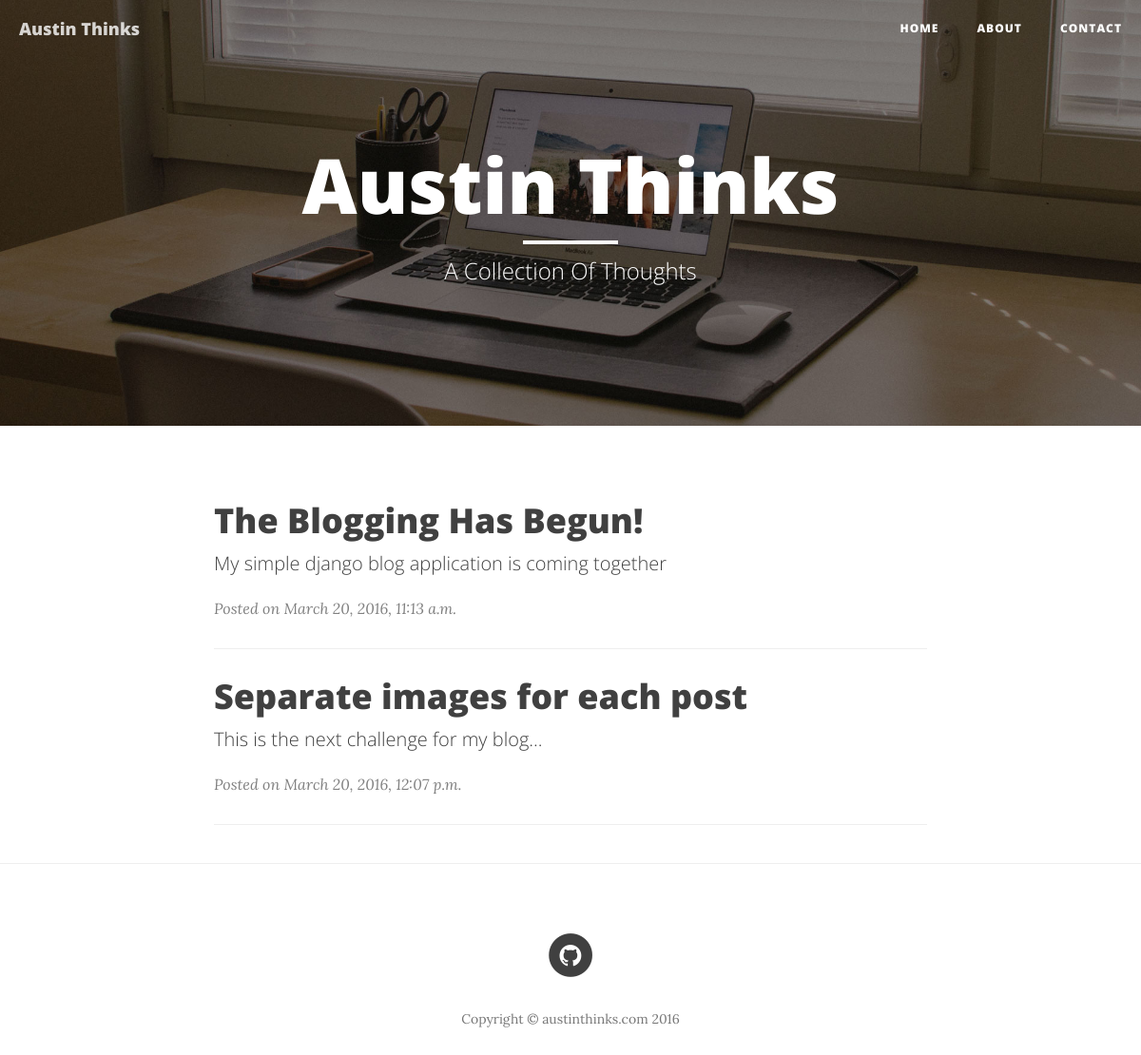
The page / on the database its author committed.
### blog/models.py (models this page shows, shortened)
class Post(models.Model):
    id = models.AutoField(primary_key=True)
    author = models.ForeignKey('auth.User')
    title = models.CharField(max_length=200)
    subtitle = models.CharField(max_length=200)
    text =  models.TextField()
    imgUrl = models.CharField(max_length=300)
    created_date = models.DateTimeField(
            default=timezone.now)
    published_date = models.DateTimeField(
            blank=True, null=True)

### blog/views.py (the view)
# urls.py: url(r'^$', views.post_list, name='post_list'),
def post_list(request):
    posts = Post.objects.filter(published_date__lte=timezone.now()).order_by('published_date')
    return render(request, 'blog/post_list.html', {'posts': posts})

### blog/templates/blog/post_list.html (shortened to what this page needs)
{% load staticfiles %}
<!DOCTYPE html>
<html lang="en">
<head>
    <link href="{% static 'css/bootstrap.min.css' %}" rel="stylesheet">
    <link href="{% static 'css/clean-blog.css' %}" rel="stylesheet">
    <link href="http://maxcdn.bootstrapcdn.com/font-awesome/4.1.0/css/font-awesome.min.css" rel="stylesheet" type="text/css">
</head>
<body>
    <nav class="navbar navbar-default navbar-custom navbar-fixed-top">
        <div class="container-fluid">
            <div class="navbar-header page-scroll">
                <a class="navbar-brand" href="index.html">Austin Thinks</a>
            </div>
            <div class="collapse navbar-collapse" id="bs-example-navbar-collapse-1">
                <ul class="nav navbar-nav navbar-right">
                    <li>
                        <a href="index.html">Home</a>
                    </li>
                    <li>
                        <a href="about.html">About</a>
                    </li>
                    <li>
                        <a href="contact.html">Contact</a>
                    </li>
                </ul>
            </div>
        </div>
    </nav>
    <header class="intro-header" style="background-image: url({% static 'img/home-bg.jpg' %})">
        <div class="container">
            <div class="row">
                <div class="col-lg-8 col-lg-offset-2 col-md-10 col-md-offset-1">
                    <div class="site-heading">
                        <h1>Austin Thinks</h1>
                        <hr class="small">
                        <span class="subheading">A Collection Of Thoughts</span>
                    </div>
                </div>
            </div>
        </div>
    </header>
    <div class="container">
        <div class="row">
            <div class="col-lg-8 col-lg-offset-2 col-md-10 col-md-offset-1">
                {% for post in posts %}
                <div class="post-preview">
                    <a href="{% url 'post' pk=post.pk %}">
                        <h2 class="post-title">
                            {{ post.title }}
                        </h2>
                        <h3 class="post-subtitle">
                            {{ post.subtitle|linebreaks }}
                        </h3>
                    </a>
                    <p class="post-meta">Posted on {{ post.published_date }}</p>
                </div>
                <hr>
                {% endfor %}
            </div>
        </div>
    </div>
    <hr>
    <footer>
        <div class="container">
            <div class="row">
                <div class="col-lg-8 col-lg-offset-2 col-md-10 col-md-offset-1">
                    <ul class="list-inline text-center">
                        <li>
                            <a href="#">
                                <span class="fa-stack fa-lg">
                                    <i class="fa fa-circle fa-stack-2x"></i>
                                    <i class="fa fa-github fa-stack-1x fa-inverse"></i>
                                </span>
                            </a>
                        </li>
                    </ul>
                    <p class="copyright text-muted">Copyright &copy; austinthinks.com 2016</p>
                </div>
            </div>
        </div>
    </footer>
</body>
</html>

### blog/static/css/clean-blog.css (style rules this page uses)
body { font-family: 'Lora', 'Times New Roman', serif; font-size: 20px; color: #404040; }
p { line-height: 1.5; margin: 30px 0; }
h1, h2, h3, h4, h5, h6 { font-family: 'Open Sans', 'Helvetica Neue', Helvetica, Arial, sans-serif; font-weight: 800; }
a { color: #404040; }
hr.small { max-width: 100px; margin: 15px auto; border-width: 4px; border-color: white; }
.navbar-custom { position: absolute; top: 0; left: 0; width: 100%; z-index: 3; font-family: 'Open Sans', 'Helvetica Neue', Helvetica, Arial, sans-serif; }
.navbar-custom .navbar-brand { font-weight: 800; }
.navbar-custom .nav li a { text-transform: uppercase; font-size: 12px; font-weight: 800; letter-spacing: 1px; }
@media only screen and (min-width: 768px) { .navbar-custom { background: transparent; border-bottom: 1px solid transparent; } }
@media only screen and (min-width: 768px) { .navbar-custom .navbar-brand { color: white; padding: 20px; } }
@media only screen and (min-width: 768px) { .navbar-custom .nav li a { color: white; padding: 20px; } }
@media only screen and (min-width: 1170px) { .navbar-custom { -webkit-transition: background-color 0.3s; -moz-transition: background-color 0.3s; transition: background-color 0.3s; -webkit-transform: translate3d(0, 0, 0); -moz-transform: translate3d(0, 0, 0); -ms-transform: translate3d(0, 0, 0); -o-transform: translate3d(0, 0, 0); transform: translate3d(0, 0, 0); -webkit-backface-visibility: hidden; backface-visibility: hidden; } }
.intro-header { background-color: #808080; background: no-repeat center center; background-attachment: scroll; -webkit-background-size: cover; -moz-background-size: cover; background-size: cover; -o-background-size: cover; margin-bottom: 50px; }
.intro-header .site-heading, .intro-header .post-heading, .intro-header .page-heading { padding: 100px 0 50px; color: white; }
@media only screen and (min-width: 768px) { .intro-header .site-heading, .intro-header .post-heading, .intro-header .page-heading { padding: 150px 0; } }
.intro-header .site-heading, .intro-header .page-heading { text-align: center; }
.intro-header .site-heading h1, .intro-header .page-heading h1 { margin-top: 0; font-size: 50px; }
.intro-header .site-heading .subheading, .intro-header .page-heading .subheading { font-size: 24px; line-height: 1.1; display: block; font-family: 'Open Sans', 'Helvetica Neue', Helvetica, Arial, sans-serif; font-weight: 300; margin: 10px 0 0; }
@media only screen and (min-width: 768px) { .intro-header .site-heading h1, .intro-header .page-heading h1 { font-size: 80px; } }
.post-preview > a { color: #404040; }
.post-preview > a > .post-title { font-size: 30px; margin-top: 30px; margin-bottom: 10px; }
.post-preview > a > .post-subtitle { margin: 0; margin-top:-20px; font-weight: 300; margin-bottom: 10px; font-size: 1em; }
.post-preview > .post-meta { color: #808080; font-size: 16px; font-style: italic; margin-top: -10px; }
@media only screen and (min-width: 768px) { .post-preview > a > .post-title { font-size: 36px; } }
footer { padding: 50px 0 65px; }
footer .list-inline { margin: 0; padding: 0; }
footer .copyright { font-size: 14px; text-align: center; margin-bottom: 0; }
body { webkit-tap-highlight-color: #0085a1; }

### rows shown on the page
Post: title "The Blogging Has Begun!", subtitle "My simple django blog application is coming together", published_date "March 20, 2016, 11:13 a.m."
Post: title "Separate images for each post", subtitle "This is the next challenge for my blog...", published_date "March 20, 2016, 12:07 p.m."
